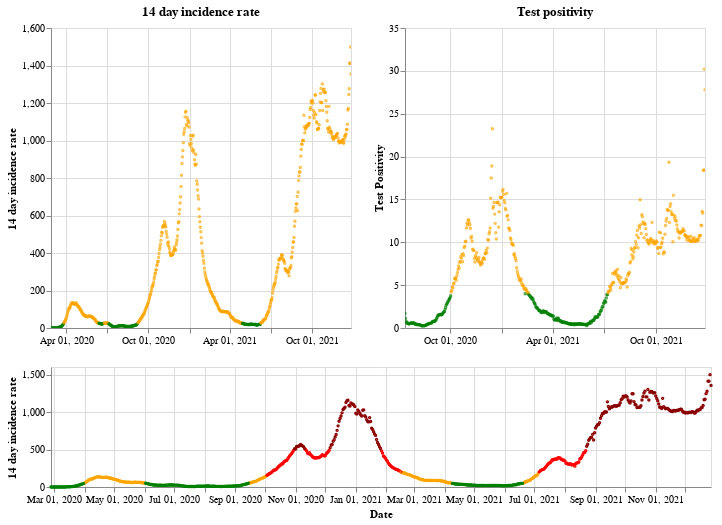

The notebook cell this image was saved under:
### Markdown cell above
## Wales

### Code cell
plot_traffic_light('Wales')

### Figure 1 — Vega-Lite specification as saved in the notebook (floating-point values rounded to 4 significant figures; data arrays with more than 128 entries replaced by an {"elided": "..."} marker saying what was removed)
{"config": {"view": {"continuousWidth": 400, "continuousHeight": 300}}, "vconcat": [{"hconcat": [{"mark": {"type": "point", "size": 2}, "encoding": {"color": {"condition": {"value": "green", "test": "(datum.twoWeeklyCasesRate <= 25)"}, "value": "orange"}, "tooltip": [{"type": "nominal", "field": "areaName"}, {"type": "temporal", "field": "date"}, {"type": "quantitative", "field": "twoWeeklyCasesRate"}, {"type": "quantitative", "field": "testPositivity"}], "x": {"type": "temporal", "axis": {"title": ""}, "field": "date", "scale": {"domain": {"selection": "DateBrush"}}, "timeUnit": "yearmonthdate"}, "y": {"type": "quantitative", "axis": {"title": "14 day incidence rate"}, "field": "twoWeeklyCasesRate"}}, "title": "14 day incidence rate", "width": 300}, {"mark": {"type": "point", "size": 2}, "encoding": {"color": {"condition": {"value": "green", "test": "(datum.testPositivity <= 4)"}, "value": "orange"}, "tooltip": [{"type": "nominal", "field": "areaName"}, {"type": "temporal", "field": "date"}, {"type": "quantitative", "field": "twoWeeklyCasesRate"}, {"type": "quantitative", "field": "testPositivity"}], "x": {"type": "temporal", "axis": {"title": ""}, "field": "date", "scale": {"domain": {"selection": "DateBrush"}}, "timeUnit": "yearmonthdate"}, "y": {"type": "quantitative", "axis": {"title": "Test Positivity"}, "field": "testPositivity"}}, "title": "Test positivity", "width": 300}]}, {"layer": [{"mark": {"type": "point", "size": 2}, "encoding": {"color": {"condition": {"value": "orange", "test": "(((datum.testPositivity < 4) && (datum.twoWeeklyCasesRate >= 50)) && (datum.twoWeeklyCasesRate < 200))"}, "value": "red"}, "opacity": {"condition": {"value": 1, "test": "((datum.twoWeeklyCasesRate >= 50) && (datum.twoWeeklyCasesRate < 500))"}, "value": 0}, "tooltip": [{"type": "nominal", "field": "areaName"}, {"type": "temporal", "field": "date"}, {"type": "quantitative", "field": "twoWeeklyCasesRate"}, {"type": "quantitative", "field": "testPositivity"}], "x": {"type": "temporal", "axis": {"title": "Date"}, "field": "date", "timeUnit": "yearmonthdate"}, "y": {"type": "quantitative", "axis": {"title": "14 day incidence rate"}, "field": "twoWeeklyCasesRate"}}, "selection": {"DateBrush": {"type": "interval", "encodings": ["x"], "fields": ["Time"]}}}, {"mark": {"type": "point", "size": 2}, "encoding": {"color": {"value": "darkred"}, "opacity": {"condition": {"value": 1, "test": "(datum.twoWeeklyCasesRate >= 500)"}, "value": 0}, "tooltip": [{"type": "nominal", "field": "areaName"}, {"type": "temporal", "field": "date"}, {"type": "quantitative", "field": "twoWeeklyCasesRate"}, {"type": "quantitative", "field": "testPositivity"}], "x": {"type": "temporal", "axis": {"title": "Date"}, "field": "date", "timeUnit": "yearmonthdate"}, "y": {"type": "quantitative", "axis": {"title": "14 day incidence rate"}, "field": "twoWeeklyCasesRate"}}}, {"mark": {"type": "point", "size": 2}, "encoding": {"color": {"condition": {"value": "green", "test": "((datum.testPositivity < 4) && (datum.twoWeeklyCasesRate < 50))"}, "value": "orange"}, "opacity": {"condition": {"value": 1, "test": "(datum.twoWeeklyCasesRate < 50)"}, "value": 0}, "tooltip": [{"type": "nominal", "field": "areaName"}, {"type": "temporal", "field": "date"}, {"type": "quantitative", "field": "twoWeeklyCasesRate"}, {"type": "quantitative", "field": "testPositivity"}], "x": {"type": "temporal", "axis": {"title": "Date"}, "field": "date", "timeUnit": "yearmonthdate"}, "y": {"type": "quantitative", "axis": {"title": "14 day incidence rate"}, "field": "twoWeeklyCasesRate"}}}], "height": 120, "width": 660}], "data": {"name": "data-f0d1949aacc85baf860e29285a004b25"}, "$schema": "https://vega.github.io/schema/vega-lite/v4.8.1.json", "datasets": {"data-f0d1949aacc85baf860e29285a004b25": {"elided": "670 records"}}}
